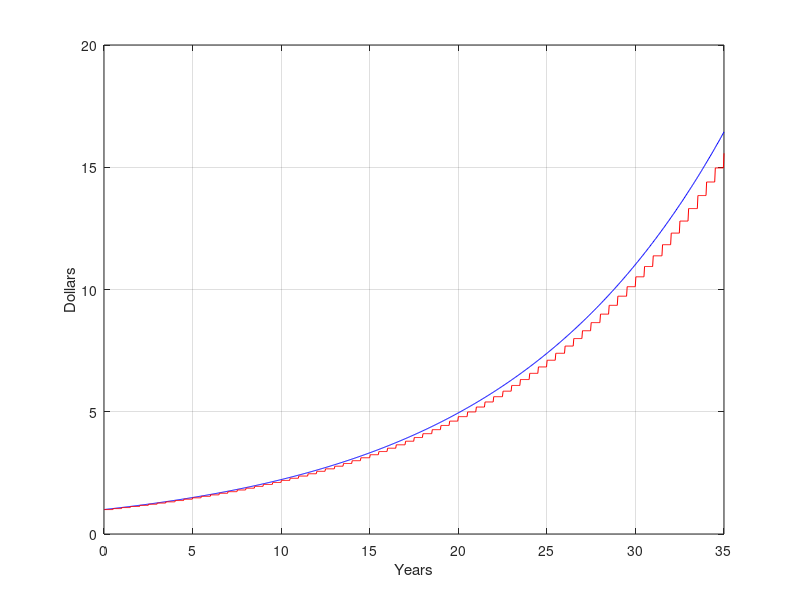

MATLAB code to generate this figure:
% a plot of both investment
clear;close all
principle = 1;
r = 0.08;
m =2;
t = linspace(0,35,1000);
% plotting continuously compounded interest
future_continuous = principle.*exp(r.*t);
plot(t,future_continuous,'b-')
hold on
% plotting annually discretely compounded interest
n = 0;
future_discrete(1000) = [0];
for i = 1:length(t)
    if t(i) >= n && t(i) < n+0.5
       t0 = n;
       future_discrete(i) = principle*(1+r/m)^(m*t0);
    elseif abs(t(i) - (n+0.5)) < 1e-1
        t0 = n+0.5;
        n=t0;
        future_discrete(i) = principle*(1+r/m)^(m*t0);
    end
end
plot(t,future_discrete,'r-')
axis([0 35 0 20])
xlabel('Years')
ylabel('Dollars')
grid on